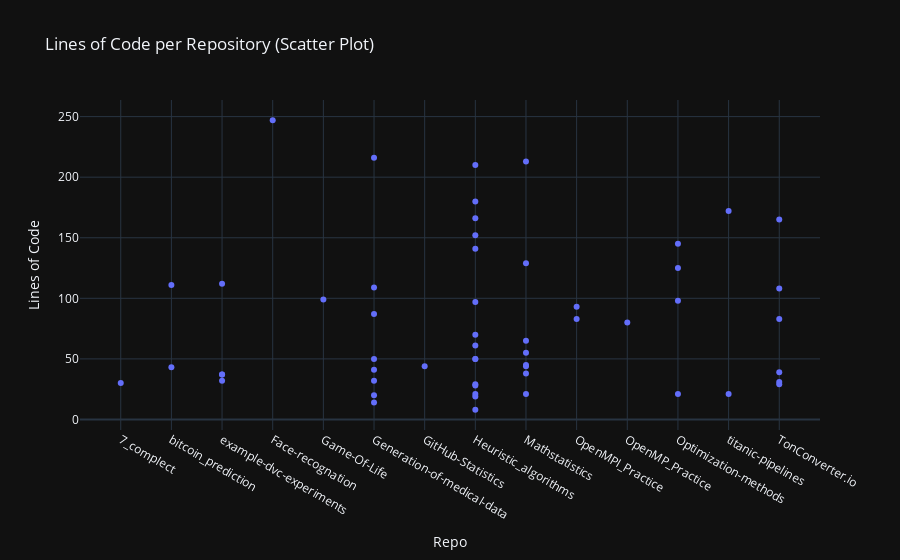

Notebook cell for this chart:
### Code cell
fig3 = px.scatter(data, x='Repo', y=LC, title='Lines of Code per Repository (Scatter Plot)', hover_data={'File': True, 'Repo': False})
fig3.show()

### Figure 1 — Plotly figure (JSON) as saved in the notebook; plotly's stock layout.template omitted (floating-point values rounded to 4 significant figures)
{"data": [{"customdata": [["main.py"], ["engine.py"], ["test.py"], ["data_load.py"], ["data_split.py"], ["featurize.py"], ["train.py"], ["main.py"], ["main.py"], ["Anonymity.py"], ["CreateData.py"], ["Decode.py"], ["parsing_doctors.py"], ["parsing_illness.py"], ["get_fun.py"], ["input.py"], ["schedule.py"], ["main.py"], ["main.py"], ["ant.py"], ["genetic.py"], ["neighborhood.py"], ["simulated_annealing.py"], ["swarm.py"], ["all_functions.py"], ["body.py"], ["show.py"], ["widgets.py"], ["annealing_window.py"], ["ant_window.py"], ["genetic_window.py"], ["neighbor_window.py"], ["swarm_window.py"], ["LRR.py"], ["BRR.py"], ["QRR.py"], ["RRR.py"], ["dfprepare.py"], ["mathstats.py"], ["mathstatsplots.py"], ["regression.py"], ["doExperiments.py"], ["myplots.py"], ["myplots.py"], ["dz1.py"], ["dz2.py"], ["dz4.py"], ["number_method.py"], ["dfprepare.py"], ["models.py"], ["converter.py"], ["main.py"], ["converter.py"], ["keyboards.py"], ["main.py"], ["converter.py"]], "hovertemplate": "Lines of Code=%{y}<br>File=%{customdata[0]}<extra></extra>", "legendgroup": "", "marker": {"color": "#636efa", "symbol": "circle"}, "mode": "markers", "name": "", "orientation": "v", "showlegend": false, "x": ["7_complect", "bitcoin_prediction", "bitcoin_prediction", "example-dvc-experiments", "example-dvc-experiments", "example-dvc-experiments", "example-dvc-experiments", "Face-recognation", "Game-Of-Life", "Generation-of-medical-data", "Generation-of-medical-data", "Generation-of-medical-data", "Generation-of-medical-data", "Generation-of-medical-data", "Generation-of-medical-data", "Generation-of-medical-data", "Generation-of-medical-data", "GitHub-Statistics", "Heuristic_algorithms", "Heuristic_algorithms", "Heuristic_algorithms", "Heuristic_algorithms", "Heuristic_algorithms", "Heuristic_algorithms", "Heuristic_algorithms", "Heuristic_algorithms", "Heuristic_algorithms", "Heuristic_algorithms", "Heuristic_algorithms", "Heuristic_algorithms", "Heuristic_algorithms", "Heuristic_algorithms", "Heuristic_algorithms", "Mathstatistics", "Mathstatistics", "Mathstatistics", "Mathstatistics", "Mathstatistics", "Mathstatistics", "Mathstatistics", "Mathstatistics", "OpenMPI_Practice", "OpenMPI_Practice", "OpenMP_Practice", "Optimization-methods", "Optimization-methods", "Optimization-methods", "Optimization-methods", "titanic-pipelines", "titanic-pipelines", "TonConverter.io", "TonConverter.io", "TonConverter.io", "TonConverter.io", "TonConverter.io", "TonConverter.io"], "xaxis": "x", "y": [30, 111, 43, 32, 37, 37, 112, 247, 99, 87, 50, 41, 14, 20, 216, 109, 32, 44, 61, 97, 180, 50, 70, 166, 50, 141, 210, 152, 19, 21, 28, 8, 29, 38, 45, 44, 55, 21, 129, 213, 65, 83, 93, 80, 98, 125, 145, 21, 21, 172, 29, 108, 83, 39, 165, 31], "yaxis": "y", "type": "scatter"}], "layout": {"xaxis": {"anchor": "y", "domain": [0.0, 1.0], "title": {"text": "Repo"}}, "yaxis": {"anchor": "x", "domain": [0.0, 1.0], "title": {"text": "Lines of Code"}}, "legend": {"tracegroupgap": 0}, "title": {"text": "Lines of Code per Repository (Scatter Plot)"}}}
